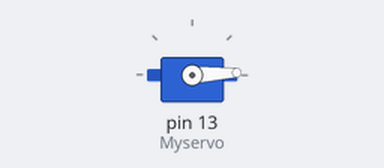
Recording of a sketch running on a simulated Arduino Uno, built with avr-gcc and run on an emulated ATmega328P. On the bench: servo.

Above: at 0.05 s.
At 1.55 s:
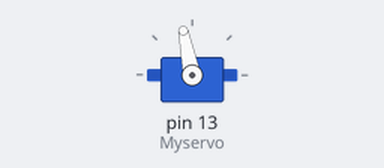
At 3.1 s:
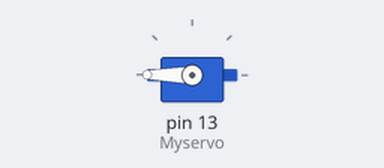
At 6.15 s:
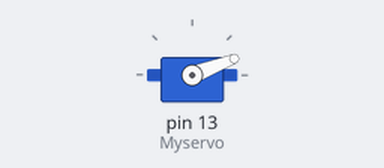
Timing chart, 0 to 9.7 s (numbered marks = the images above):
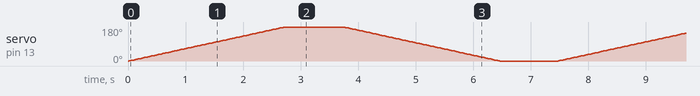

The sketch:

servomotor.ino
```cpp
// C++ code
//
#include<Servo.h>
Servo Myservo;
int pos;
void setup()
{
Myservo.attach(13);
}

void loop()
{
for(pos=0;pos<=180;pos++){
Myservo.write(pos);
delay(15);
}
  delay(1000);

  for(pos=180;pos>=0;pos--){
Myservo.write(pos);
delay(15);
}
  delay(1000);

}
```
